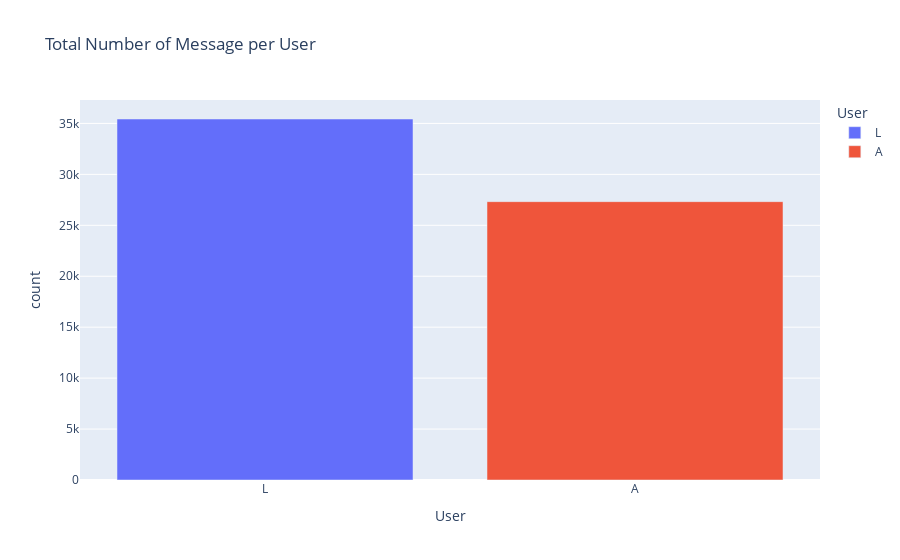

Notebook code cell kept with this figure:
### Markdown cell above
#### Who has sent the highest number of messages?

### Code cell
px.bar(pd.DataFrame(df["User"].value_counts()).reset_index(), 
             x = "User", 
             y = "count",
             color = "User",
             title = "Total Number of Message per User")

### Figure 1 — Plotly figure (JSON) as saved in the notebook; plotly's stock layout.template omitted (floating-point values rounded to 4 significant figures)
{"data": [{"alignmentgroup": "True", "hovertemplate": "User=%{x}<br>count=%{y}<extra></extra>", "legendgroup": "L", "marker": {"color": "#636efa", "pattern": {"shape": ""}}, "name": "L", "offsetgroup": "L", "orientation": "v", "showlegend": true, "textposition": "auto", "type": "bar", "x": ["L"], "xaxis": "x", "y": [35434], "yaxis": "y"}, {"alignmentgroup": "True", "hovertemplate": "User=%{x}<br>count=%{y}<extra></extra>", "legendgroup": "A", "marker": {"color": "#EF553B", "pattern": {"shape": ""}}, "name": "A", "offsetgroup": "A", "orientation": "v", "showlegend": true, "textposition": "auto", "type": "bar", "x": ["A"], "xaxis": "x", "y": [27320], "yaxis": "y"}], "layout": {"barmode": "relative", "legend": {"title": {"text": "User"}, "tracegroupgap": 0}, "title": {"text": "Total Number of Message per User"}, "xaxis": {"anchor": "y", "categoryarray": ["L", "A"], "categoryorder": "array", "domain": [0, 1], "title": {"text": "User"}}, "yaxis": {"anchor": "x", "domain": [0, 1], "title": {"text": "count"}}}}
